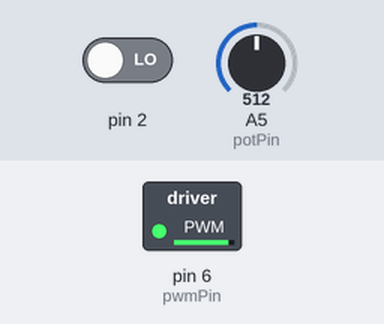
Recording of a sketch running on a simulated Arduino Uno, built with avr-gcc and run on an emulated ATmega328P. Shown: switched loads named in the sketch (green lamp = pin HIGH). The inputs (shaded band) are chosen by the test bench; at power-on: pin 2 LOW, A5 (potPin) = 512. What the sketch prints to the serial monitor is not drawn.

Above: at 0.1 s.
Timing chart, 0 to 1.6 s (numbered marks = the images above):
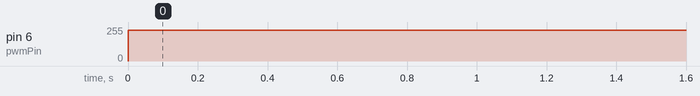

Measured:
- by itself, pin 6 (pwmPin): 0/255 → 230/255 at 0.00 s

The sketch:

Ardu_Servo.ino
```cpp
/****   akhilzid   ***/

/** Servo Controller Based On Arduino
 *  Geared DC Motor + Potentiometer
 *  L298 H-Bridge
 *  That Can be Controlled Using Common RC Transmitter (PWM 1000 to 2000)
 */

int potPin = 19;

int motor_p1 = 7;
int motor_p2 = 8;
int pwmPin = 6;
int ErrorGap = 3;
int turnSpeed = 230;
int CurrentPos = 500;
volatile int pwm_value = 1500;
volatile int Old_pwm_value = 1500;
volatile int prev_time = 0;

void rising() {
  attachInterrupt(0, falling, FALLING);
  prev_time = micros();
}

void falling() {
  attachInterrupt(0, rising, RISING);
  pwm_value = micros() - prev_time - 1000;
}

void setup() {
  Serial.begin(115200);
  attachInterrupt(0, rising, RISING);
}

void loop() {
  CurrentPos = analogRead(potPin);
  if (CurrentPos < pwm_value) {
    digitalWrite(motor_p1, HIGH);
    digitalWrite(motor_p2, LOW);
  }
  else if (CurrentPos > pwm_value)
  {
    digitalWrite(motor_p1, LOW);
    digitalWrite(motor_p2, HIGH);
  }
  int Gap = abs(CurrentPos - pwm_value);
  if (Gap > ErrorGap)
  {
    analogWrite(pwmPin,(Gap > turnSpeed)? turnSpeed : Gap);
  }
  else analogWrite(pwmPin, 0);
  Serial.println(pwm_value);
}
```
